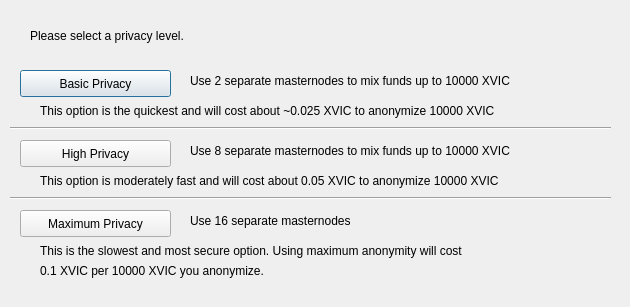
<?xml version="1.0" encoding="UTF-8"?>
<ui version="4.0">
 <class>ObfuscationConfig</class>
 <widget class="QDialog" name="ObfuscationConfig">
  <property name="geometry">
   <rect>
    <x>0</x>
    <y>0</y>
    <width>630</width>
    <height>307</height>
   </rect>
  </property>
  <property name="windowTitle">
   <string>Configure Obfuscation</string>
  </property>
  <widget class="QPushButton" name="buttonBasic">
   <property name="geometry">
    <rect>
     <x>20</x>
     <y>70</y>
     <width>151</width>
     <height>27</height>
    </rect>
   </property>
   <property name="text">
    <string>Basic Privacy</string>
   </property>
  </widget>
  <widget class="QPushButton" name="buttonHigh">
   <property name="geometry">
    <rect>
     <x>20</x>
     <y>140</y>
     <width>151</width>
     <height>27</height>
    </rect>
   </property>
   <property name="text">
    <string>High Privacy</string>
   </property>
  </widget>
  <widget class="QPushButton" name="buttonMax">
   <property name="geometry">
    <rect>
     <x>20</x>
     <y>210</y>
     <width>151</width>
     <height>27</height>
    </rect>
   </property>
   <property name="text">
    <string>Maximum Privacy</string>
   </property>
  </widget>
  <widget class="QLabel" name="label">
   <property name="geometry">
    <rect>
     <x>30</x>
     <y>20</y>
     <width>571</width>
     <height>31</height>
    </rect>
   </property>
   <property name="text">
    <string>Please select a privacy level.</string>
   </property>
  </widget>
  <widget class="QLabel" name="label_2">
   <property name="geometry">
    <rect>
     <x>190</x>
     <y>70</y>
     <width>421</width>
     <height>21</height>
    </rect>
   </property>
   <property name="text">
    <string>Use 2 separate masternodes to mix funds up to 10000 XVIC</string>
   </property>
  </widget>
  <widget class="QLabel" name="label_3">
   <property name="geometry">
    <rect>
     <x>190</x>
     <y>140</y>
     <width>411</width>
     <height>21</height>
    </rect>
   </property>
   <property name="text">
    <string>Use 8 separate masternodes to mix funds up to 10000 XVIC</string>
   </property>
  </widget>
  <widget class="QLabel" name="label_4">
   <property name="geometry">
    <rect>
     <x>190</x>
     <y>210</y>
     <width>421</width>
     <height>21</height>
    </rect>
   </property>
   <property name="text">
    <string>Use 16 separate masternodes</string>
   </property>
  </widget>
  <widget class="QLabel" name="label_6">
   <property name="geometry">
    <rect>
     <x>40</x>
     <y>100</y>
     <width>561</width>
     <height>21</height>
    </rect>
   </property>
   <property name="text">
    <string>This option is the quickest and will cost about ~0.025 XVIC to anonymize 10000 XVIC</string>
   </property>
  </widget>
  <widget class="QLabel" name="label_7">
   <property name="geometry">
    <rect>
     <x>40</x>
     <y>170</y>
     <width>561</width>
     <height>21</height>
    </rect>
   </property>
   <property name="text">
    <string>This option is moderately fast and will cost about 0.05 XVIC to anonymize 10000 XVIC</string>
   </property>
  </widget>
  <widget class="QLabel" name="label_8">
   <property name="geometry">
    <rect>
     <x>40</x>
     <y>240</y>
     <width>561</width>
     <height>21</height>
    </rect>
   </property>
   <property name="text">
    <string>This is the slowest and most secure option. Using maximum anonymity will cost</string>
   </property>
  </widget>
  <widget class="QLabel" name="label_9">
   <property name="geometry">
    <rect>
     <x>40</x>
     <y>260</y>
     <width>561</width>
     <height>21</height>
    </rect>
   </property>
   <property name="text">
    <string>0.1 XVIC per 10000 XVIC you anonymize.</string>
   </property>
  </widget>
  <widget class="Line" name="line">
   <property name="geometry">
    <rect>
     <x>10</x>
     <y>120</y>
     <width>601</width>
     <height>16</height>
    </rect>
   </property>
   <property name="orientation">
    <enum>Qt::Horizontal</enum>
   </property>
  </widget>
  <widget class="Line" name="line_2">
   <property name="geometry">
    <rect>
     <x>10</x>
     <y>190</y>
     <width>601</width>
     <height>16</height>
    </rect>
   </property>
   <property name="orientation">
    <enum>Qt::Horizontal</enum>
   </property>
  </widget>
 </widget>
 <resources/>
 <connections/>
</ui>
